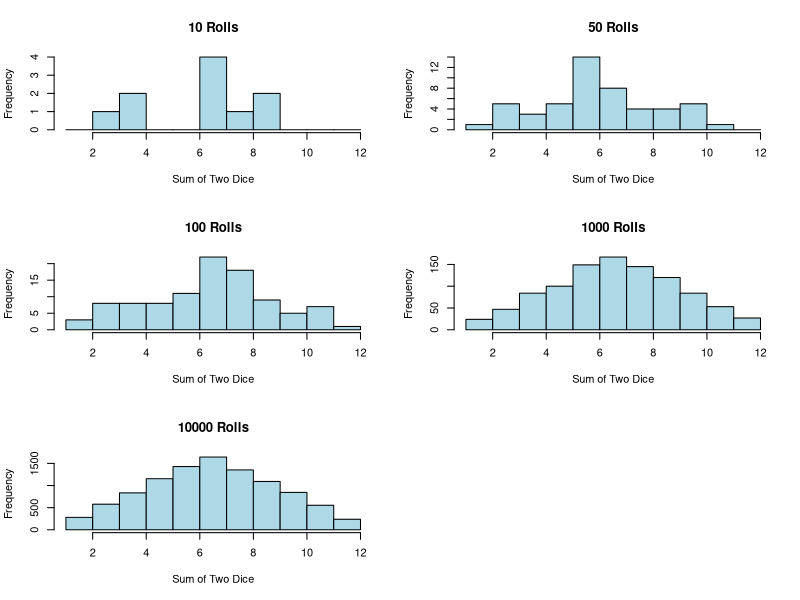
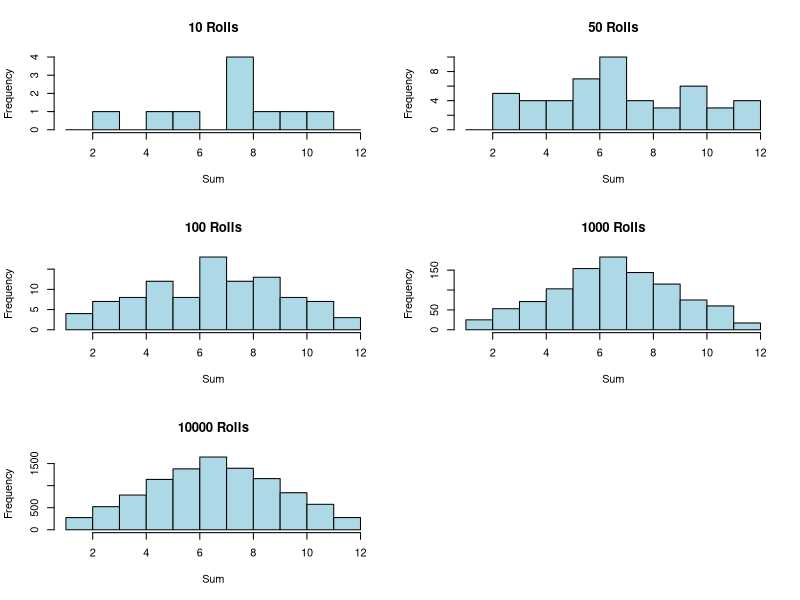

R code for these plots, in order:
###################################
###################################
########                   ########
########   Data Science 1  ########
########       Lab 1       ######## 
########   15 Oct. 2024    ########
########                   ########
###################################
###################################


## Welcome to this first lab. Here we  will learn the basics of R, an open-source programming language and software environment.
 


# On the right is the console. You can input code directly into the console line by line - you do not need to run an entire file. Try running a simple calculation in the console, like 5+9. Type it in and press enter. 
5+9
# You can also write code in this, the code editor, and run it from here. Try highlighting the following line and pressing 'Ctrl + Enter' ('Cmd + Enter' on MacOS):
12 * 4 - 6


# Text beginning with a # sign is read as 'comment' and will not be evaluated by the console.
## Numbers (like 1.1, 2.3, etc) signify that I would like you to write a line a code in the code file and run it in the console

########################
####    Functions   ####
########################

# FUNCTIONS are commands that take in inputs and produce outputs. They mostly take in the inputs in brackets, like this:
sqrt(25)
exp(3)

# Often, functions take multiple inputs with different functions. Note how:
rep(3,4)
# produces a different output from
rep(4,3)
# If you can't remember in which order you have to input the arguments of a function, or if you just want to learn what a function does, you can type in ? followed by the function name in the console:
?rep

# Each argument has a name. By explicitly referring to these names when calling the function, we can avoid  any problems with order. For example:
rep(x=3, times=4)
rep(times=4, x=3)

# produce the same result, because we inputed the arguments by name using the 'argname = x' construction. When we don't use this construction, the function defaults each input to an argument according to a predefined order.

# OPERATORS are special functions that take only 2 arguments, and do not use brackets. Instead, you must input the two arguments on either side of the operator. Examples of operators include +, -,*,/, ^, %%, %/%, :, and there are many more which we will learn about soon.

########################
####     Objects    ####
########################

# Functions are one example of OBJECTS, which are stored within the main (global) ENVIRONMENT of the console. We can create new objects by using the 'assign' operator:

x <- 4

# You can now see in the 'Environment' tab below that the object 'x'  is stored with the value 4.

x*5

##############################################################
###    ADVANCED NOTE: the = operator can also be used      ###
###    to assign values to objects, like in Python.        ###
###    However, we conventionally use the = operator       ###
###    only for arguments in a function. The main          ###
###    difference is that '<-' always assigns within       ###
###    the global environment, while '=' assigns in        ###
###    the local environment.                              ###
##############################################################

# Objects can have different classes. For example:
class(x)

# We can also store text into an object, by surrounding it with quote marks:

"Hello" -> y
y
class (y)

# y is now a 'character' object (R does not use the term 'string')

# If we forget to use quote marks R will search for a stored object with that name and return an error if it doesn't find it:

"Salaam" -> y

# One final very important class of object is the 'logical' class, a.k.a. Boolean. 

# One final very important class of object is the 'logical' class, a.k.a. Boolean. 
# Boolean objects can take one of two values

TRUE

# and

FALSE

# Booleans can be combined according to the laws of logic using the and operator &, and the or operator |

TRUE & TRUE
TRUE & FALSE
FALSE & FALSE

TRUE | TRUE
TRUE | FALSE
FALSE | FALSE

# There is also an exclusive or function, xor(), but it isn't used much.



####################################
####     Vectors and indices    ####
####################################

# YOu will have noticed that the console has always returned a [1] in front of it's output so far. This is because R has considered all these objects to be 'vectors' (in Python, this is the same thing as an array). Vectors are objects that can contain multiple elements. For example:

z <- 50:80
z

# The numbers in square brackets tell you the INDEX of the element to their right. The index is simply the position number of that element. You will notice that, unlike in Python, the first element of an object in R has the index number 1 and not 0. This is one of the most important syntactical differences between Python and R (if you think this is not a very important difference, you are correct. The two languages are very similar in syntax.)

# Vectors can be created from singular elements using the function c(), which stands for combine or concatenate.

my.vector <- c('this','is','a','vector')
my.vector
length(my.vector)
class(my.vector)

# You can use square brackets to isolate elements in a vector by putting their index between the brackets:
my.vector[1]
my.vector[4]
my.vector[2:4]
my.vector[c(1,4)]


### 1.1
# You can assign values to specific elements. Try writing a line of code below that changes the 4th element of my.vector to the word 'test'

my.vector[5] <- 'test'

### 1.2
# You can even assign values to elements of a vector that don't exist yet, thus creating them. Try assigning the word 'example' to the (as yet non-existent) 5th element of my.vector.
my.vector[5] <- "example"

# Instead of indices, you can select elements of a vector using a logical vector of the same length, e.g.

my.vector[c(TRUE,TRUE,FALSE,FALSE,FALSE)]
 

####################################
####     Logical operators      ####
####################################

# LOGICAL OPERATORS are operators that return logical vectors of the same length as the left argument. Examples include '==', the equality operator (not to be confused with the single = which is an assignment operator), >, <, >=, <=, and != (the 'different from' operator).

# For example:
my.vector == 'is'
1:10 >= 5
1:10 %% 2 == 0    ## %% is the remainder operator, it returns the remainder when you divide the left argument by the right argument.

### 2.1
digits <- 0:10
# Using the least amount of code possible, write a line of code that returns only the odd values of the digits object.
0:10 %% 2 == 1 
digits %% 2 == 1
digits [c(digits %% 2 == 1)]

# Another important logical operator is the %in% operator. It tells you if the elements on the left are found in the elements on the right. E.G.
group1 <- c('Arthur', 'Fatima', 'Suleiman', 'Marco')
group2 <- c('Marco','Maria', 'Victor','Fatima', 'Antonio')
group1 %in% group2

## 2.2 
# intersect is a function which returns the elements that all of its arguments have in common. For example:
intersect(group1,group2)

# Write a line of code that replicates this output using only group1, group2, square brackets, and logical operators.
group1 [c(group1 %in% group2)]
group1 [group1 %in% group2]

####################################
####     Writing functions      ####
####################################

# Functions can be written and stored as objects. e.g:
f1 <- function(x) x*2 + 1
f1
# This function has only 1 argument, x. Try out this new function:
f1(3)
f1(7)
ex.vector <- c(2,7,4,24,13,8,12)
f1(ex.vector)

# You can write several lines of code in a function by enclosing all of the in curly brackets {}. The function 'return' can then specify what the output can be. For example:

f2 <- function(x,y){
  z = x %% y
  return(z == 0)
}

f2(8,9)
f2(14,7)
f3 <- function(x,y) x %% y
f3 (7,6)

### 3.1 What is the purpose of function f2? Write in comments below.
# f2 helps us know if x is divisible by y

### 3.2
# Based on the definition of the mean from today's lecture, write a function that calculates the mean of all of the elements of a vector. assign it to the object my.mean.
#You will find the functions 'sum' and 'length' useful here.

my.mean <- function(x) sum(x) / length(x) 
my.mean 
 
# compare your function to the native function in R. Does it produce the same results?

my.mean(ex.vector)
mean(ex.vector)

####################################
####      Randomness in R       ####
####################################

# There are several ways to generate randomness in R. The simplest function is 
?sample

#which randomly draws WITHOUT replacement from a specified vector. For example, to choose a number at random between 1 and 10:
sample(1:10, 1)
# You can run this several times and notice that you get a different answer each time. You can also sample several times at once
sample(1:10, 3)
# However, by default, sample won't let the same number repeat when you do this. This is called sampling without replacement, 
# because it is as if, each time you pick out a number, it is now gone from the pool of possible numbers and has not been replaced.
# If you want to sample randomly between 1 and 10 20 times, each time choosing between all 10 numbers, you have to write:
sample(1:10, 20, replace = TRUE)

### 4.1
# Write a function that simulates the roll of 2 6-sided dice, where the argument x is the number of times you roll the 2 dice, 
# and the output is a vector of length x, where each element corresponds to the sum of the two sides of the dice.
# HINT: one way to do this is to start by writing a function for a single 6-sided die, then create a new function 
# that repeats the first function twice and adds up the result.

roll_die <- function() {
  sample(1:6, 1, replace = TRUE)
}
roll_two_dice <- function(x) {
  # Roll the two dice x times and sum the results
  dice_rolls <- replicate(x, roll_die() + roll_die())
  return(dice_rolls)
}


### 4.2
# Using the function hist, create histograms of the results of double dice rolls when you roll them 10 times, 
#then 50, then 100, then 1000, then 10000. Use breaks=1:12 as an argument within the hist function. 
# What do you notice? Write it in comments below your code.

par(mfrow = c(3, 2))
hist(roll_two_dice(10), breaks = 1:12, main = "10 Rolls", xlab = "Sum of Two Dice", col = "lightblue")

hist(roll_two_dice(50), breaks = 1:12, main = "50 Rolls", xlab = "Sum of Two Dice", col = "lightblue")

hist(roll_two_dice(100), breaks = 1:12, main = "100 Rolls", xlab = "Sum of Two Dice", col = "lightblue")

hist(roll_two_dice(1000), breaks = 1:12, main = "1000 Rolls", xlab = "Sum of Two Dice", col = "lightblue")


hist(roll_two_dice(10000), breaks = 1:12, main = "10000 Rolls", xlab = "Sum of Two Dice", col = "lightblue")

par(mfrow = c(1, 1))


# Another way to generate randomness is to sample from a pdf, which is a continuous distribution. 
# The simplest pdf is the uniform function. The uniform function is a flat line bounded between 2 numbers. 
# Because it is flat, the probability of drawing a sample from any interval of given width between the two bounds 
# is the same as from any other interval of given width.

# The function runif(n, min,max) samples n times from a uniform function bounded between the values of min and max.
# For example, try
runif(5,0,1)

### 4.3
# Using runif, write a function that returns TRUE 22% of the time and FALSE 78% of the time

true.22.per <- function() {
  return(runif(1, 0, 1) <= 0.22)
}

results <- replicate (1000, true.22.per())
mean (results)

### 4.4
# Based on today's lecture about pdfs, what is the probability density for a uniform pdf bounded between 
# 0 and 1 associated with all values of x between 0 and 1? Explain why.

#The probability density for a uniform pdf bouneded between 0 and 1 associated with all values of x is '1'
#The reason the PDF of a uniform distribution on  [0,1] is 1 is that: Every value in the interval is equally likely, requiring a constant PDF. The total area under the PDF curve (the total probability) must sum to 1, which only happens when the constant PDF value is 1 over the interval  [0,1].


### 4.5
# Similarly, what is the probability density for a uniform pdf bounded between 5 and 6 associated with all values of x between 5 and 6?
pdf <- 1/(6-5)
pdf

### 4.6
# What is the probability density for a uniform pdf bounded between 0 and 0.5 associated with all values of x between 0 and 0.5?

#The probability density for the uniform pdf in this case is 1/(0.5-0) = 2

### 4.7
# What is the probability density for a uniform pdf bounded between 0 and 2 associated with all values of x between 0 and 2?

# The Uniform PDF bounded by 0 and 2 is "0.5"
# i.e. 1/(2-0) = 0.5

### 4.8
# run the following code:
dunif(0.5,0,1)
dunif(2,0,1)
dunif(0.2,0,0.5)
dunif(1.3,0,2)

# Based on the results of this code and your answers above, what can you conclude about the purpose of the dunif function?

# the function dunif(x,y,z) is a function that takes 3 parameters x,y,z
# where y and z represents the boundary of the unifrm distribution 
# and x represents the number whose probability density we are to check
# we can observe that when the value of x is outside the range, we get the probability density of 0
# which corresponds to the probability density of a uniform distribution



###################################
########                   ########
########   Data Science 1  ########
########       Lab 1       ######## 
########   15 Oct. 2024    ########
########                   ########
###################################

## Welcome to this first lab. Here we will learn the basics of R, an open-source programming language and software environment.

# On the right is the console. You can input code directly into the console line by line - you do not need to run an entire file. Try running a simple calculation in the console, like 5+9. Type it in and press enter. 
5+9
# You can also write code in this, the code editor, and run it from here. Try highlighting the following line and pressing 'Ctrl + Enter' ('Cmd + Enter' on MacOS):
12 * 4 - 6

# Text beginning with a # sign is read as 'comment' and will not be evaluated by the console.

########################
####    Functions   ####
########################

# FUNCTIONS are commands that take in inputs and produce outputs. They mostly take in the inputs in brackets, like this:
sqrt(25)
exp(3)

# Often, functions take multiple inputs. Note how:
rep(3,4)
# produces a different output from
rep(4,3)

# If you can't remember the order of the arguments in a function, or want to learn what a function does, type ? followed by the function name:
?rep

# You can explicitly name arguments to avoid order-related errors:
rep(x=3, times=4)
rep(times=4, x=3)

# OPERATORS are special functions that take only 2 arguments, e.g., +, -, *, /, ^, %%, %/%, :.

########################
####     Objects    ####
########################

# Functions are examples of OBJECTS stored in the global ENVIRONMENT. You can create new objects using the assignment operator:
x <- 4
x*5

# Objects can have different classes:
class(x)

# You can also store text in an object:
"Hello" -> y
y
class(y)

# R will throw an error if a quoted string is not used:
# Salaam -> y  # Uncommenting this will cause an error.

# A 'logical' class object (Boolean) can take two values:
TRUE
FALSE

# Logical values can be combined using &, |, xor(), etc.:
TRUE & FALSE
TRUE | FALSE
xor(TRUE, FALSE)

####################################
####     Vectors and Indices    ####
####################################

# Vectors can contain multiple elements:
z <- 50:80
z

# Vectors can be created using the c() function:
my.vector <- c('this', 'is', 'a', 'vector')
length(my.vector)
class(my.vector)

# Indexing vectors:
my.vector[1]
my.vector[4]
my.vector[2:4]
my.vector[c(1,4)]

# Assign new values to existing or non-existent indices:
my.vector[4] <- 'test'
my.vector[5] <- 'example'

# Logical indexing:
my.vector[c(TRUE, TRUE, FALSE, FALSE, FALSE)]

####################################
####     Logical Operators      ####
####################################

# Examples of logical operators:
my.vector == 'is'
1:10 >= 5
1:10 %% 2 == 0  # Checks for even numbers.

# Task: Return only the odd values from `digits`:
digits <- 0:10
digits[digits %% 2 == 1]

# Using %in% to check for common elements:
group1 <- c('Arthur', 'Fatima', 'Suleiman', 'Marco')
group2 <- c('Marco', 'Maria', 'Victor', 'Fatima', 'Antonio')
group1[group1 %in% group2]

####################################
####     Writing Functions      ####
####################################

# Example function:
f1 <- function(x) x*2 + 1
f1(3)
f1(7)

# A function with multiple arguments:
f2 <- function(x, y) {
  z <- x %% y
  return(z == 0)
}
f2(14, 7)

# Purpose of `f2`:
# The function checks if `x` is divisible by `y`.

# Custom mean function:
my.mean <- function(x) sum(x) / length(x)
my.mean(c(1, 2, 3))
mean(c(1, 2, 3))

####################################
####      Randomness in R       ####
####################################

# Rolling two dice multiple times:
roll_die <- function() sample(1:6, 1, replace = TRUE)
roll_two_dice <- function(x) replicate(x, roll_die() + roll_die())

# Histograms:
par(mfrow = c(3, 2))
hist(roll_two_dice(10), breaks = 1:12, main = "10 Rolls", xlab = "Sum", col = "lightblue")
hist(roll_two_dice(50), breaks = 1:12, main = "50 Rolls", xlab = "Sum", col = "lightblue")
hist(roll_two_dice(100), breaks = 1:12, main = "100 Rolls", xlab = "Sum", col = "lightblue")
hist(roll_two_dice(1000), breaks = 1:12, main = "1000 Rolls", xlab = "Sum", col = "lightblue")
hist(roll_two_dice(10000), breaks = 1:12, main = "10000 Rolls", xlab = "Sum", col = "lightblue")
par(mfrow = c(1, 1))

# Observation:
# The distribution approaches a bell-shaped curve as the number of rolls increases.

# Generate TRUE 22% of the time:
random_bool <- function() runif(1, 0, 1) <= 0.22
mean(replicate(1000, random_bool()))

# Probability density of uniform PDFs:
# Uniform PDF between 0 and 1 has a density of 1.
# Uniform PDF between 5 and 6 has a density of 1/(6 - 5) = 1.
# Uniform PDF between 0 and 0.5 has a density of 1/(0.5 - 0) = 2.
# Uniform PDF between 0 and 2 has a density of 1/(2 - 0) = 0.5.

# Purpose of `dunif`:
# The function `dunif(x, min, max)` calculates the probability density for `x` within the range `[min, max]`.
# If `x` is outside the range, the function returns 0.
# Based on the results of this code and the explanations above, we can conclude:
# - `dunif` is used to determine the probability density of a uniform distribution for a given value `x`.
 